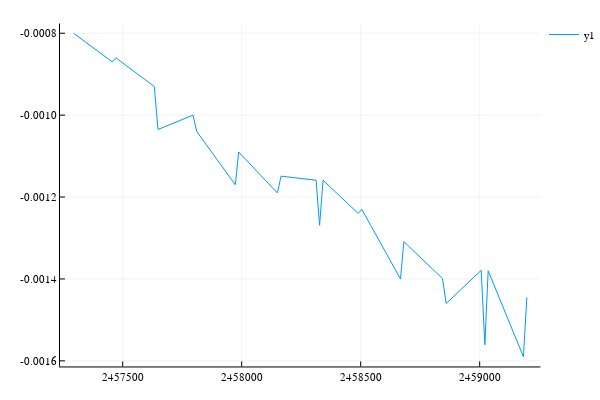

Notebook source saved alongside this figure:
### Code cell
plot(tvS4, -)

### Figure 1 — Plotly figure (JSON) as saved in the notebook; plotly's stock layout.template omitted (floating-point values rounded to 4 significant figures)
{"data": [{"colorbar": {"title": ""}, "legendgroup": "y1", "line": {"color": "rgba(0, 154, 250, 1.000)", "dash": "solid", "shape": "linear", "width": 1}, "mode": "lines", "name": "y1", "showlegend": true, "type": "scatter", "x": [2457000.0, 2457000.0, 2457000.0, 2458000.0, 2458000.0, 2458000.0, 2458000.0, 2458000.0, 2458000.0, 2458000.0, 2458000.0, 2458000.0, 2458000.0, 2458000.0, 2458000.0, 2459000.0, 2459000.0, 2459000.0, 2459000.0, 2459000.0, 2459000.0, 2459000.0, 2459000.0, 2459000.0, 2459000.0], "xaxis": "x1", "y": [-0.0008, -0.00087, -0.00086, -0.00093, -0.001035, -0.001, -0.00104, -0.00117, -0.00109, -0.00119, -0.001149, -0.001159, -0.001269, -0.001159, -0.00124, -0.00123, -0.0014, -0.001309, -0.001399, -0.00146, -0.001379, -0.001561, -0.00138, -0.00159, -0.001445], "yaxis": "y1", "zmax": null, "zmin": null}], "layout": {"annotations": [], "height": 400, "legend": {"bgcolor": "rgba(255, 255, 255, 1.000)", "bordercolor": "rgba(0, 0, 0, 1.000)", "font": {"color": "rgba(0, 0, 0, 1.000)", "family": "sans-serif", "size": 11}, "tracegroupgap": 0, "x": 1, "y": 1}, "margin": {"b": 20, "l": 0, "r": 0, "t": 20}, "paper_bgcolor": "rgba(255, 255, 255, 1.000)", "plot_bgcolor": "rgba(255, 255, 255, 1.000)", "showlegend": true, "width": 600, "xaxis": {"anchor": "y1", "domain": [0.1103, 0.9934], "gridcolor": "rgba(0, 0, 0, 0.100)", "gridwidth": 0.5, "linecolor": "rgba(0, 0, 0, 1.000)", "mirror": false, "range": [2457000.0, 2459000.0], "showgrid": true, "showline": true, "showticklabels": true, "tickangle": 0, "tickcolor": "rgb(0, 0, 0)", "tickfont": {"color": "rgba(0, 0, 0, 1.000)", "family": "sans-serif", "size": 11}, "tickmode": "array", "ticks": "inside", "ticktext": ["2457500", "2458000", "2458500", "2459000"], "tickvals": [2457500, 2458000, 2458500, 2459000], "title": "", "titlefont": {"color": "rgba(0, 0, 0, 1.000)", "family": "sans-serif", "size": 15}, "type": "-", "visible": true, "zeroline": false, "zerolinecolor": "rgba(0, 0, 0, 1.000)"}, "yaxis": {"anchor": "x1", "domain": [0.03762, 0.9902], "gridcolor": "rgba(0, 0, 0, 0.100)", "gridwidth": 0.5, "linecolor": "rgba(0, 0, 0, 1.000)", "mirror": false, "range": [-0.001614, -0.0007763], "showgrid": true, "showline": true, "showticklabels": true, "tickangle": 0, "tickcolor": "rgb(0, 0, 0)", "tickfont": {"color": "rgba(0, 0, 0, 1.000)", "family": "sans-serif", "size": 11}, "tickmode": "array", "ticks": "inside", "ticktext": ["-0.0016", "-0.0014", "-0.0012", "-0.0010", "-0.0008"], "tickvals": [-0.0016, -0.0014, -0.0012, -0.001, -0.0008], "title": "", "titlefont": {"color": "rgba(0, 0, 0, 1.000)", "family": "sans-serif", "size": 15}, "type": "-", "visible": true, "zeroline": false, "zerolinecolor": "rgba(0, 0, 0, 1.000)"}}}
